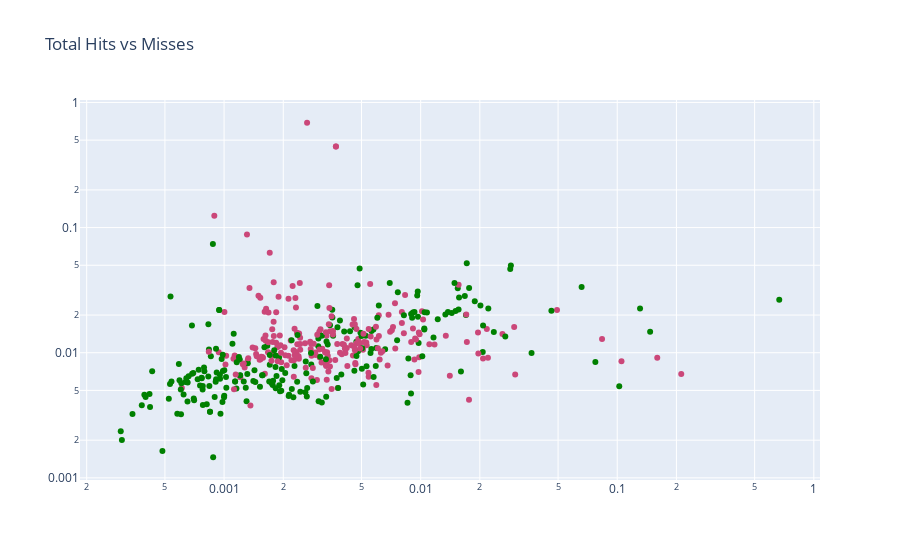

Source (notebook cell):
### Code cell
from sklearn.preprocessing import normalize

X = clf_results['Price To Book Value Per Share (Daily Time Series Ratio)'].to_numpy()
X_norm = normalize(X.reshape(1,-1))
X_list = list(X_norm[0])

Y = clf_results['Forward P/E (Daily Time Series Ratio)'].to_numpy()
Y_norm = normalize(Y.reshape(1,-1))
Y_list = list(Y_norm[0])

color = clf_results['hits'].to_list()
text = clf_results['Instrument'].to_list()

fig = go.Figure(data = go.Scatter(
    x=X_list,
    y=Y_list,
    mode='markers',
    text= text,
    marker = dict(color = color)))
fig.update_yaxes(type="log")
fig.update_xaxes(type="log")
fig.update_layout(title= 'Total Hits vs Misses')


fig.show()

### Figure 1 — Plotly figure (JSON) as saved in the notebook; plotly's stock layout.template omitted (floating-point values rounded to 4 significant figures; data arrays with more than 128 entries replaced by an {"elided": "..."} marker saying what was removed)
{"data": [{"marker": {"color": {"elided": "467 mixed values"}}, "mode": "markers", "text": {"elided": "467 str values"}, "type": "scatter", "x": {"elided": "467 float values"}, "y": {"elided": "467 float values"}}], "layout": {"autosize": true, "title": {"text": "Total Hits vs Misses"}, "xaxis": {"autorange": true, "range": [-3.725, 0.02365], "type": "log"}, "yaxis": {"autorange": true, "range": [-3.031, 0.03367], "type": "log"}}}
